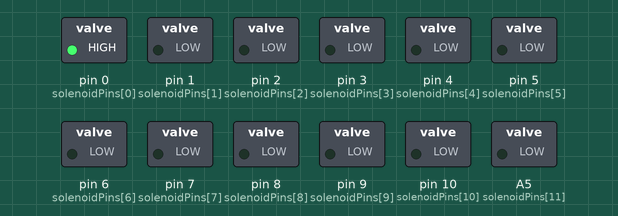
This sketch was run on a simulated Arduino Uno, built with avr-gcc and run on an emulated ATmega328P. Shown: switched loads named in the sketch (green lamp = pin HIGH).

Above: at 0.5 s.
At 3.5 s:
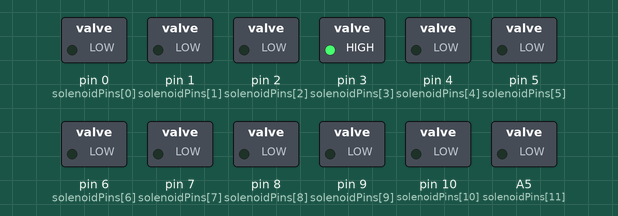
At 5.5 s:
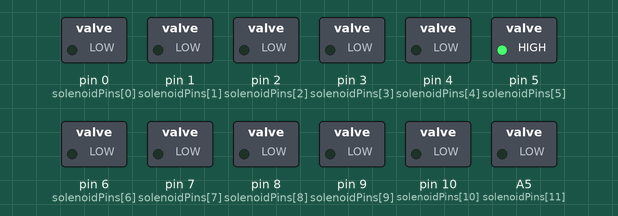
At 7.5 s:
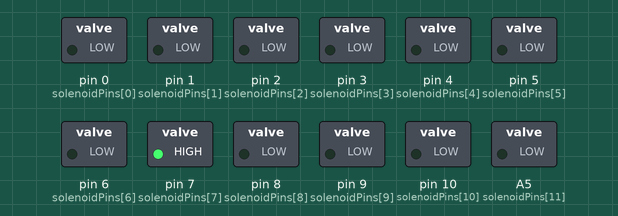
At 10.5 s:
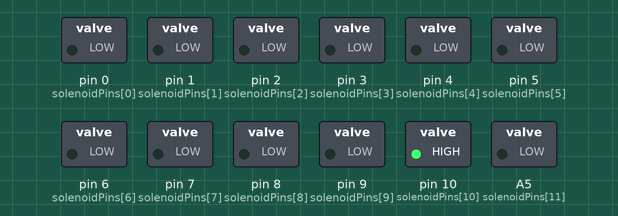
At 14.5 s:
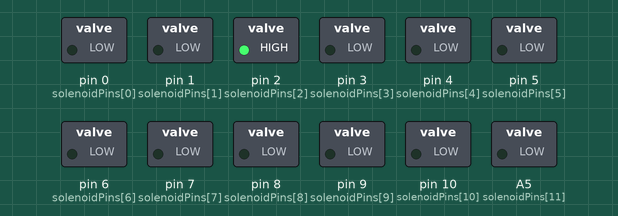
Timing chart, 0 to 15.6 s (numbered marks = the images above):
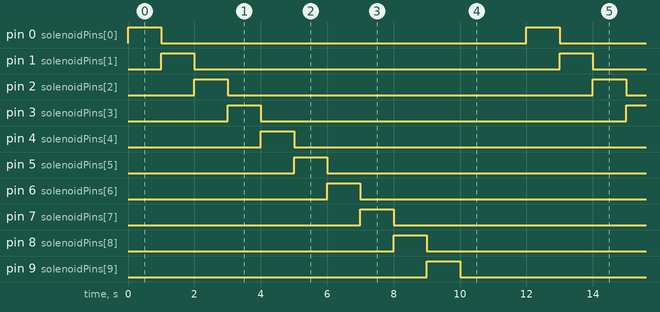

The sketch:

solenoidTest.ino
```cpp
//Looking at the machine, the far left is C. Far right is B (Make sure IR sensor is 1 when facing you)


int solenoidPins[] =  {0, 1, 2, 3, 4, 5, 6, 7, 8, 9, 10, A5};
//w b w b w w b w b w b w (key orders)
const int arrayLength = 12;     //Number of notes in an octave


//Setup Function
void setup() {
  //mount Servos and set to 0 degrees
  for(int i = 0; i < arrayLength; i++){
    pinMode(solenoidPins[i], OUTPUT);
    digitalWrite(solenoidPins[i], LOW);
  }

}

void loop() {
  player();
}

//Main playing function
void player() {

  //First deal with multiplexer Serial.println(analogRead(zInput));
  for(int i = 0; i < 12; i++){
      digitalWrite(solenoidPins[i], HIGH);
      delay(1000);
      digitalWrite(solenoidPins[i], LOW);
  }

}
```

Measured:
- by itself, pin 0 (solenoidPins[0]), pin 1 (solenoidPins[1]), pin 2 (solenoidPins[2]), pin 3 (solenoidPins[3]), pin 4 (solenoidPins[4]), pin 5 (solenoidPins[5]), pin 6 (solenoidPins[6]), pin 7 (solenoidPins[7]), pin 8 (solenoidPins[8]), pin 9 (solenoidPins[9]), pin 10 (solenoidPins[10]), A5 (solenoidPins[11]): alternates HIGH for 1.0 s and LOW for 11.0 s
- by itself, everything shown: repeats every 12.0 s, in 13 steps
